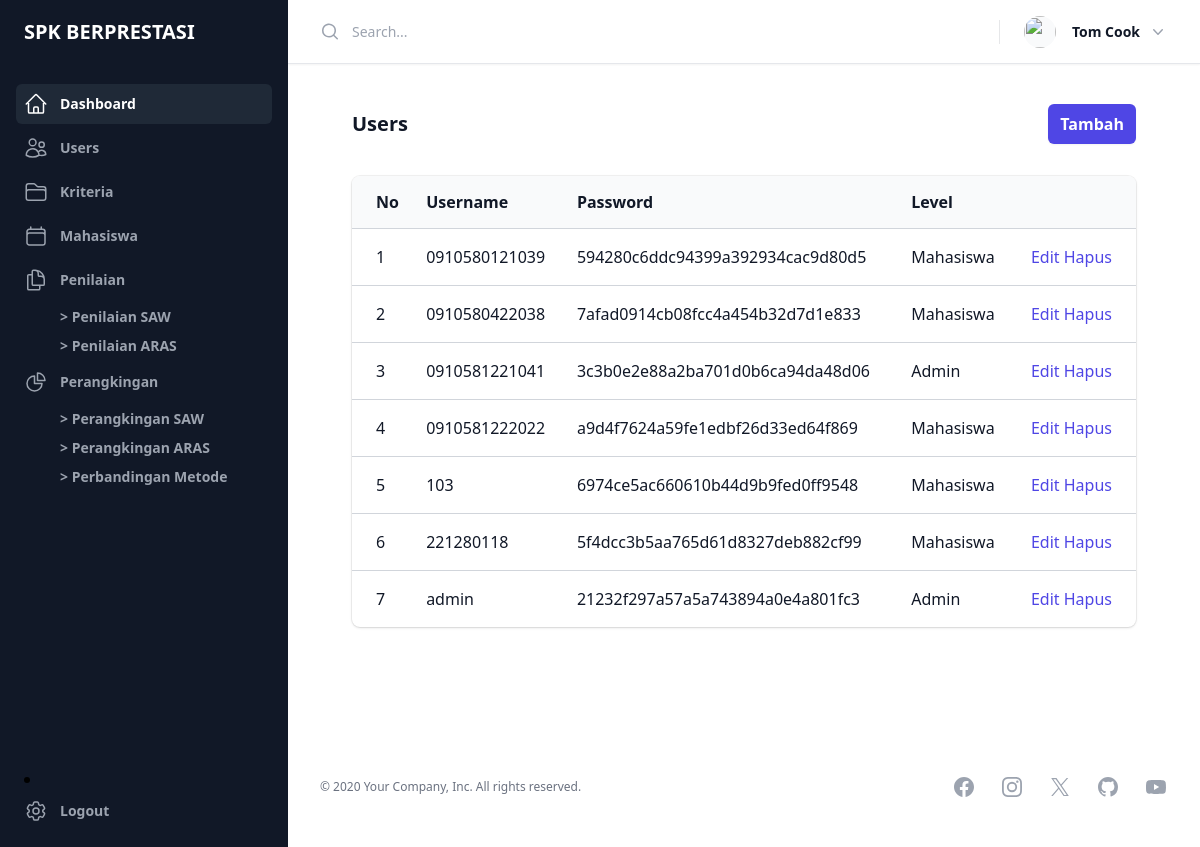
The app's page /index.php?page=users (signed in) with its own data.
### tables this page shows
CREATE TABLE `users` (
  `id` int(11) NOT NULL,
  `username` varchar(20) DEFAULT NULL,
  `pass` text,
  `level` varchar(10) DEFAULT NULL
);

### admin/tampil_users.php (the view)
<div class="px-4 sm:px-6 lg:px-8">
    <div class="sm:flex sm:items-center">
        <div class="sm:flex-auto">
            <h1 class="font-bold text-xl leading-6 text-gray-900">Users</h1>
        </div>
        <div class="mt-4 sm:ml-16 sm:mt-0 sm:flex-none"> <a href="?page=users&action=tambah" class="block rounded-md bg-indigo-600 px-3 py-2 text-center  font-semibold text-white shadow-sm hover:bg-indigo-500 focus-visible:outline focus-visible:outline-2 focus-visible:outline-offset-2 focus-visible:outline-indigo-600">Tambah</a> </div>
    </div>
    <div class="mt-8 flow-root">
        <div class="-mx-4 -my-2 overflow-x-auto sm:-mx-6 lg:-mx-8">
            <div class="inline-block min-w-full py-2 align-middle sm:px-6 lg:px-8">
                <div class="overflow-hidden shadow ring-1 ring-black ring-opacity-5 sm:rounded-lg">
                    <table class="min-w-full divide-y divide-gray-300">
                        <thead class="bg-gray-50">
                            <tr>
                                <th scope="col" class="py-3.5 pl-4 pr-3 text-left  font-semibold text-gray-900 sm:pl-6">No</th>
                                <th scope="col" class="px-3 py-3.5 text-left  font-semibold text-gray-900">Username</th>
                                <th scope="col" class="px-3 py-3.5 text-left  font-semibold text-gray-900">Password</th>
                                <th scope="col" class="px-3 py-3.5 text-left  font-semibold text-gray-900">Level</th>
                                <th scope="col" class="relative py-3.5 pl-3 pr-4 sm:pr-6"> <span class="sr-only">Edit</span> </th>
                            </tr>
                        </thead>
                        <tbody class="divide-y divide-gray-200 bg-white">
                            <?php $i = 1;
                            $sql = "SELECT*FROM users ORDER BY username ASC";
                            $result = $conn->query($sql);
                            while ($row = $result->fetch_assoc()) { ?>
                                <tr>
                                    <td class="whitespace-nowrap py-4 pl-4 pr-3  font-medium text-gray-900 sm:pl-6"><?php echo $i++; ?></td>
                                    <td class="whitespace-nowrap px-3 py-4 text-gray-900"><?php echo $row['username']; ?></td>
                                    <td class="whitespace-nowrap px-3 py-4  text-gray-900"><?php echo $row['pass']; ?></td>
                                    <td class="whitespace-nowrap px-3 py-4  text-gray-900"><?php echo $row['level']; ?></td>
                                    <td class="relative whitespace-nowrap py-4 pl-3 pr-4 text-right  font-medium sm:pr-6"><a href="?page=users&action=update&id=<?php echo $row['id']; ?>" class="text-indigo-600 hover:text-indigo-900">Edit </a><a onclick="return confirm('Yakin Ingin Menghapus Data ini ?')" href="?page=users&action=hapus&id=<?php echo $row['id']; ?>" class="text-indigo-600 hover:text-indigo-900">Hapus</a> </td>
                                </tr>
                        </tbody> <?php }
                                $conn->close(); ?>
                    </table>
                </div>
            </div>
        </div>
    </div>
</div>

### index.php (shortened to what this page needs)
<?php
require "config.php";
?>
<!DOCTYPE html>
<html lang="en">
<head>
    <link rel="stylesheet" href="assets/css/datatables.min.css">
    <link rel="stylesheet" href="assets/css/bootstrap-chosen.css">
    <link rel="stylesheet" href="src/style.css">
</head>
<body>
    <div>
        <div class="hidden lg:fixed lg:inset-y-0 lg:z-50 lg:flex lg:w-72 lg:flex-col">
            <div class="flex grow flex-col gap-y-5 overflow-y-auto bg-gray-900 px-6 pb-4">
                <div class="flex h-16 shrink-0 items-center">
                    <h1 class="font-bold text-xl text-white">SPK BERPRESTASI</h3>
                </div>
                <nav class="flex flex-1 flex-col">
                    <div class="flex flex-1 flex-col gap-y-7">
                        <ul class="-mx-2 space-y-1">
                            <?php
                            if ($_SESSION['level'] == "Admin") {
                            ?>
                                <li>
                                    <a href="index.php" class="bg-gray-800 text-white group flex gap-x-3 rounded-md p-2 text-sm leading-6 font-semibold">
                                        Dashboard
                                    </a>
                                </li>
                                <li>
                                    <a href="?page=users" class="text-gray-400 hover:text-white hover:bg-gray-800 group flex gap-x-3 rounded-md p-2 text-sm leading-6 font-semibold">
                                        Users
                                    </a>
                                </li>
                                <li>
                                    <a href="?page=kriteria" class="text-gray-400 hover:text-white hover:bg-gray-800 group flex gap-x-3 rounded-md p-2 text-sm leading-6 font-semibold">
                                        Kriteria
                                    </a>
                                </li>
                                <li>
                                    <a href="?page=mahasiswa" class="text-gray-400 hover:text-white hover:bg-gray-800 group flex gap-x-3 rounded-md p-2 text-sm leading-6 font-semibold">
                                        Mahasiswa
                                    </a>
                                </li>
                                <li>
                                    <a href="#" class="text-gray-400 hover:text-white hover:bg-gray-800 group flex gap-x-3 rounded-md p-2 text-sm leading-6 font-semibold">
                                        Penilaian
                                    </a>
                                </li>
                                <li>
                                    <a href="?page=penilaian_saw" class="text-gray-400 hover:text-white hover:bg-gray-800 group rounded-md p-2 text-sm leading-6 ml-9 font-semibold">
                                        <b class="font-bold">> </b>Penilaian SAW
                                    </a>
                                </li>
                                <li>
                                    <a href="?page=penilaian_aras" class="text-gray-400 hover:text-white hover:bg-gray-800 group rounded-md p-2 text-sm leading-6 ml-9 font-semibold">
                                        <b class="font-bold">> </b>Penilaian ARAS
                                    </a>
                                </li>
                                <li>
                                    <a href="#" class="text-gray-400 hover:text-white hover:bg-gray-800 group flex gap-x-3 rounded-md p-2 text-sm leading-6 font-semibold">
                                        <svg class="h-6 w-6 shrink-0" fill="none" viewBox="0 0 24 24" stroke-width="1.5" stroke="currentColor" aria-hidden="true">
                                            <path stroke-linecap="round" stroke-linejoin="round" d="M10.5 6a7.5 7.5 0 107.5 7.5h-7.5V6z" />
                                            <path stroke-linecap="round" stroke-linejoin="round" d="M13.5 10.5H21A7.5 7.5 0 0013.5 3v7.5z" />
                                        </svg>
                                        Perangkingan
                                    </a>
                                </li>
                                <li>
                                    <a href="?page=perangkingan_saw" class="text-gray-400 hover:text-white hover:bg-gray-800 group rounded-md p-2 text-sm leading-6 ml-9 font-semibold">
                                        <b class="font-bold">> </b>Perangkingan SAW
                                    </a>
                                </li>
                                <li>
                                    <a href="?page=perangkingan_aras" class="text-gray-400 hover:text-white hover:bg-gray-800 group rounded-md p-2 text-sm leading-6 ml-9 font-semibold">
                                        <b class="font-bold">> </b>Perangkingan ARAS
                                    </a>
                                </li>
                                <li>
                                    <a href="?page=perbandingan" class="text-gray-400 hover:text-white hover:bg-gray-800 group rounded-md p-2 text-sm leading-6 ml-9 font-semibold">
                                        <b class="font-bold">> </b>Perbandingan Metode
                                    </a>
                                </li>
                            <?php
                            }
                            ?>
                        </ul>
                        <li class="mt-auto">
                            <a href="logout.php" class="group -mx-2 flex gap-x-3 rounded-md p-2 text-sm font-semibold leading-6 text-gray-400 hover:bg-gray-800 hover:text-white">
                                Logout
                            </a>
                        </li>
                    </div>
                </nav>
            </div>
        </div>
        <div class="lg:pl-72">
            <div class="sticky top-0 z-40 flex h-16 shrink-0 items-center gap-x-4 border-b border-gray-200 bg-white px-4 shadow-sm sm:gap-x-6 sm:px-6 lg:px-8">
                <div class="flex flex-1 gap-x-4 self-stretch lg:gap-x-6">
                    <form class="relative flex flex-1" action="#" method="GET">
                        <input id="search-field" class="block h-full w-full border-0 py-0 pl-8 pr-0 text-gray-900 placeholder:text-gray-400 focus:ring-0 sm:text-sm" placeholder="Search..." type="search" name="search">
                    </form>
                    <div class="flex items-center gap-x-4 lg:gap-x-6">
                        <div class="relative">
                            <button type="button" class="-m-1.5 flex items-center p-1.5" id="user-menu-button" aria-expanded="false" aria-haspopup="true">
                                <img class="h-8 w-8 rounded-full bg-gray-50" src="https://images.unsplash.com/photo-1472099645785-5658abf4ff4e?ixlib=rb-1.2.1&ixid=eyJhcHBfaWQiOjEyMDd9&auto=format&fit=facearea&facepad=2&w=256&h=256&q=80" alt="">
                                <span class="hidden lg:flex lg:items-center">
                                    <span class="ml-4 text-sm font-semibold leading-6 text-gray-900" aria-hidden="true">Tom Cook</span>
                                    <svg class="ml-2 h-5 w-5 text-gray-400" viewBox="0 0 20 20" fill="currentColor" aria-hidden="true">
                                        <path fill-rule="evenodd" d="M5.23 7.21a.75.75 0 011.06.02L10 11.168l3.71-3.938a.75.75 0 111.08 1.04l-4.25 4.5a.75.75 0 01-1.08 0l-4.25-4.5a.75.75 0 01.02-1.06z" clip-rule="evenodd" />
                                    </svg>
                                </span>
                            </button>
                        </div>
                    </div>
                </div>
            </div>
            <main class="">
                <div class="px-4 sm:px-6 lg:px-8">
                    <div class="container" style="margin-bottom:100px;margin-top:40px">
                        <?php
                        $page = isset($_GET['page']) ? $_GET['page'] : "";
                        $action = isset($_GET['action']) ? $_GET['action'] : "";
                        if ($page == "") {
                            include "welcome.php";
                        } elseif ($page == "users") {
                            if ($action == "") {
                                include "admin/tampil_users.php";
                            } elseif ($action == "tambah") {
                                include "admin/tambah_users.php";
                            } elseif ($action == "update") {
                                include "admin/update_users.php";
                            } else {
                                include "admin/hapus_users.php";
                            }
                        }
                        elseif ($page == "profile") {
                            if ($action == "update") {
                                include "profile.php";
                            }
                        } elseif ($page == "penilaian_aras") {
                            if ($action == "") {
                                include "zmetode/penilaian_aras.php";
                            }
                        } elseif ($page == "perangkingan_saw") {
                            if ($action == "") {
                                include "zmetode/perangkingan_saw.php";
                            }
                        } elseif ($page == "pendaftaran") {
                            if ($action == "tambah") {
                                include "zmetode/tambah_pendaftaran.php";
                            }
                        } elseif ($page == "perangkingan_aras") {
                            if ($action == "") {
                                include "zmetode/perangkingan_aras.php";
                            }
                        } elseif ($page == "perbandingan") {
                            if ($action == "") {
                                include "zmetode/perbandingan.php";
                            }
                        }
                        else {
                            if ($action == "") {
                                include "logout.php";
                            }
                        }
                        ?>
                    </div>
                </div>
                <footer class="bg-white">
                    <div class="mx-auto max-w-7xl px-6 py-12 md:flex md:items-center md:justify-between lg:px-8">
                        <div class="flex justify-center space-x-6 md:order-2">
                            <a href="#" class="text-gray-400 hover:text-gray-500">
                            </a>
                            <a href="#" class="text-gray-400 hover:text-gray-500">
                            </a>
                            <a href="#" class="text-gray-400 hover:text-gray-500">
                            </a>
                            <a href="#" class="text-gray-400 hover:text-gray-500">
                            </a>
                            <a href="#" class="text-gray-400 hover:text-gray-500">
                            </a>
                        </div>
                        <div class="mt-8 md:order-1 md:mt-0">
                            <p class="text-center text-xs leading-5 text-gray-500">&copy; 2020 Your Company, Inc. All rights reserved.</p>
                        </div>
                    </div>
                </footer>
            </main>
        </div>
    </div>
</body>
</html>

### records on screen
users: username "0910580121039", pass "594280c6ddc94399a392934cac9d80d5", level "Mahasiswa"
users: username "0910580422038", pass "7afad0914cb08fcc4a454b32d7d1e833", level "Mahasiswa"
users: username "0910581221041", pass "3c3b0e2e88a2ba701d0b6ca94da48d06", level "Admin"
users: username "0910581222022", pass "a9d4f7624a59fe1edbf26d33ed64f869", level "Mahasiswa"
users: username "103", pass "6974ce5ac660610b44d9b9fed0ff9548", level "Mahasiswa"
users: username "221280118", pass "5f4dcc3b5aa765d61d8327deb882cf99", level "Mahasiswa"
users: username "admin", pass "21232f297a57a5a743894a0e4a801fc3", level "Admin"
